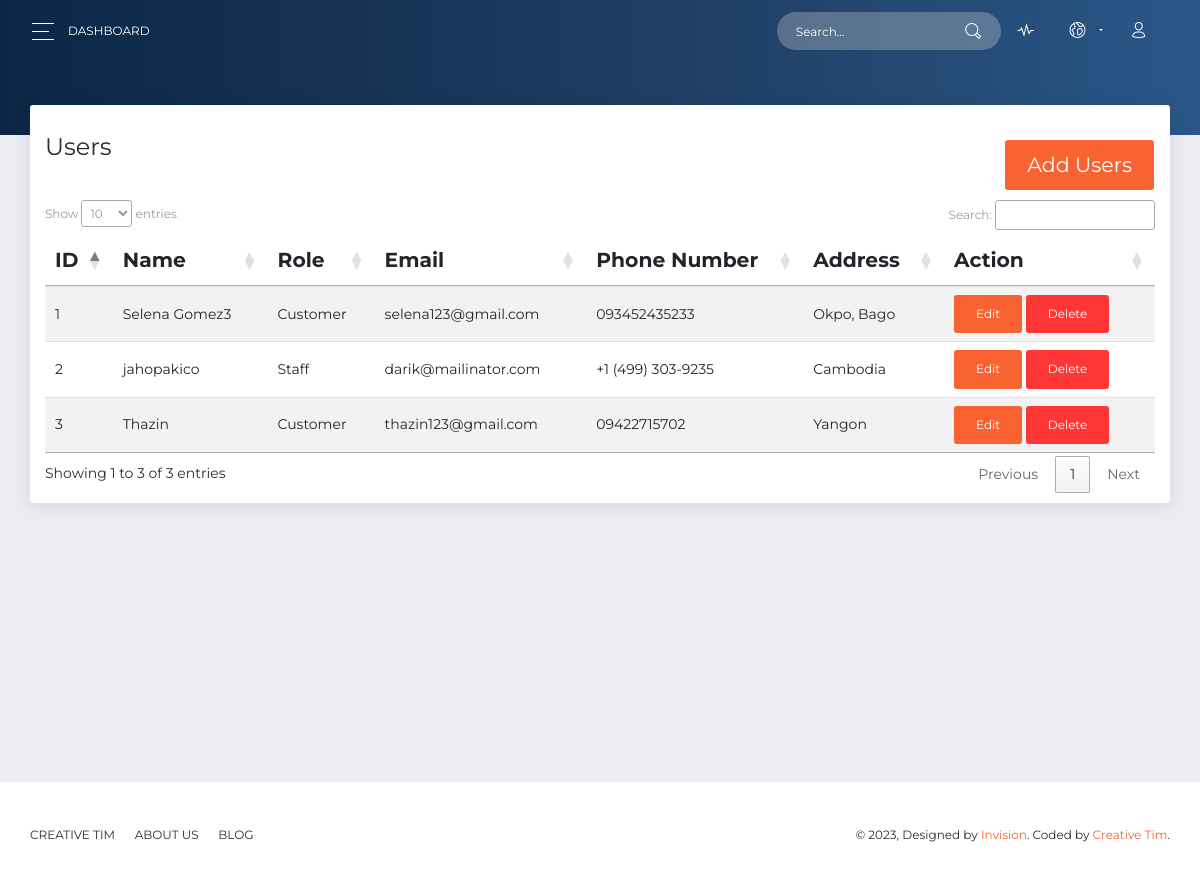
Page /admin/users.php on the earlier database version.
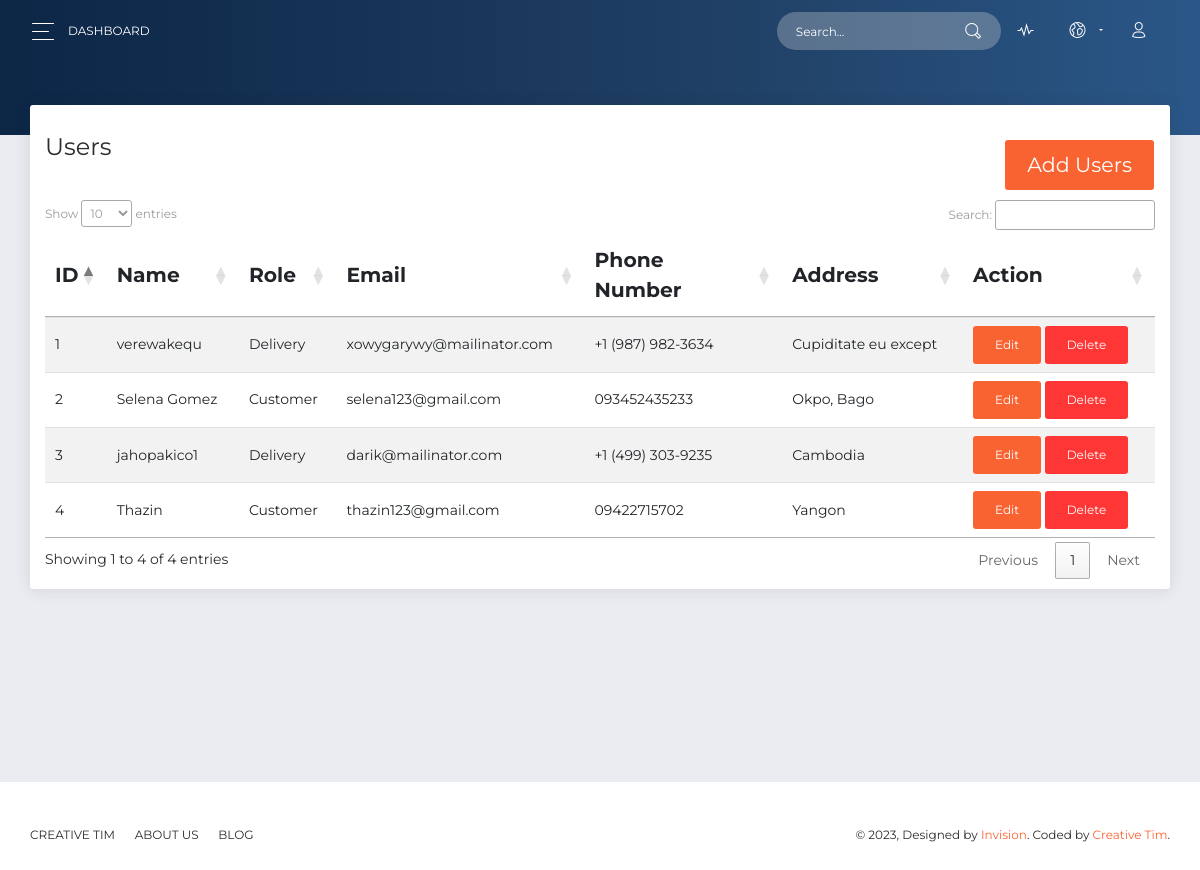
Same page on the later database version.
### tables this page shows
CREATE TABLE `users` (
  `id` int NOT NULL,
  `name` varchar(255) NOT NULL,
  `role` int NOT NULL COMMENT '1 => admin,\r\n2 => staff,\r\n3 => customer,\r\n4 => delivery\r\n',
  `email` varchar(255) NOT NULL,
  `phone_number` varchar(255) NOT NULL,
  `address` text NOT NULL,
  `password` text NOT NULL,
  `delivery_status` int NOT NULL DEFAULT '0' COMMENT '0 => available,\r\n1 => unavailable',
  `deleted_at` int DEFAULT '0'
);

### admin/users.php (the view, shortened to what this page needs)
<?php
    include_once('header.php');
    $select_user = "SELECT * FROM users
                    WHERE deleted_at = 0 AND role != 1
                    ORDER BY id DESC";
    $select_user_query = mysqli_query($connect,$select_user);
    $count_user = mysqli_num_rows($select_user_query);
?>
      <div class="panel-header panel-header-sm">
      </div>
      <div class="content">
        <div class="row">
          <div class="col-md-12">
            <div class="card">
              <div class="card-header">
                <h4 class="card-title">Users <button class="btn btn-primary float-right" data-toggle="modal" data-target="#addModal">Add Users</button></h4>
              </div>
              <div class="card-body">
                    <table class="table table-hover table-striped" id="user-list">
                        <thead>
                            <th>ID</th>
                            <th>Name</th>
                            <th>Role</th>
                            <th>Email</th>
                            <th>Phone Number</th>
                            <th>Address</th>
                            <th>Action</th>
                        </thead>
                        <tbody>
                        <?php
                            if($count_user > 0)
                            {
                                for ($i=1; $i <= $count_user; $i++) {
                                    $row_user = mysqli_fetch_assoc($select_user_query);
                                    switch ($row_user['role']) {
                                        case 4:
                                        $role_name = "Delivery";
                                        break;
                                        case 3:
                                        $role_name = "Customer";
                                        break;
                                        case 2:
                                        $role_name = "Staff";
                                        break;
                                    }
                                ?>
                            <tr>
                                <td><?php echo $i; ?></td>
                                <td><?php echo $row_user['name']; ?></td>
                                <td><?php echo $role_name; ?></td>
                                <td><?php echo $row_user['email']; ?></td>
                                <td><?php echo $row_user['phone_number']; ?></td>
                                <td><?php echo $row_user['address']; ?></td>
                                <td>
                                    <button class="btn btn-primary editbtn" data-toggle="modal" data-target="#editModal" data-user='<?php echo json_encode($row_user); ?>'>Edit</button>
                                    <button class="btn btn-danger deletebtn" data-toggle="modal" data-target="#deleteModal" data-id="<?php echo $row_user['id']; ?>">Delete</button>
                                </td>
                            </tr>
                            <?php
                                 }
                                }
                            ?>
                        </tbody>
                        </table>
                    </div>
                </div>
            </div>
        </div>
    </div>
</div>
</div>
<?php
    include_once('footer.php');
?>

Differences in the rows shown:
added users: name "verewakequ", role "Delivery", email "xowygarywy@mailinator.com", phone_number "+1 (987) 982-3634", address "Cupiditate eu except"
changed users "selena123@gmail.com": name "Selena Gomez3" → "Selena Gomez"
changed users "darik@mailinator.com": name "jahopakico" → "jahopakico1"; role "Staff" → "Delivery"
Other differences:
text written by a page script: "Show entries Search: Showing 1 to 3 of 3 entries Previous 1 Next" → "Show entries Search: Showing 1 to 4 of 4 entries Previous 1 Next"
